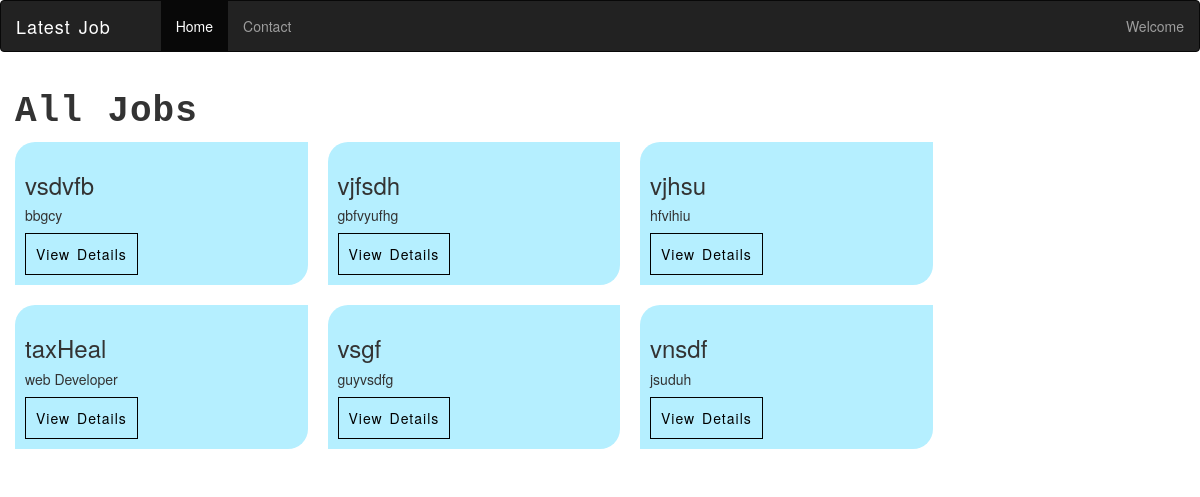
The page / on the database its author committed.
### tables this page shows
CREATE TABLE `company` (
  `code` varchar(200) NOT NULL,
  `name` varchar(200) NOT NULL,
  `title` varchar(100) NOT NULL,
  `description` varchar(1000) NOT NULL
);

### application/controllers/User.php (called while the page is built, shortened)
<?php
class User extends CI_Controller {
	 public function __construct()
	 {
		$this->load->database();
		$this->load->helper('form');
		$this->load->helper('url');
        $this->load->model("All_job");
		$this->load->helper('cookie');
	 }
	public function index()
	{
		$this->load->view('index');
	}
}

### index.php (called while the page is built, shortened)
<?php
require_once BASEPATH.'core/CodeIgniter.php';

### application/views/index.php (the view, shortened to what this page needs)
<!DOCTYPE HTML>
<html>
<head>
<?php $this->load->view("allInOne"); ?>
</head>
<body>
    <?php
        $this->load->view("header");
    ?>
    <div class="container">
        <h1 class="heading">All Jobs</h1>
        <?php
            $query = $this->db->get("company");
            foreach ($query->result() as $row) {
        ?>      <div class="col-sm-3 company-data">
                    <h3><?php echo $row->name ?></h3>
                    <h5><?php echo $row->title ?></h5>
                    <a href="http://localhost/assignment_mvc_php/index.php/User/viewJobDetails/<?php echo $row->code ?>" class="view-button">View Details</a>
                 </div>
        <?php
            }
        ?>
        </div>
</body>
</html>

### application/views/allInOne.php (shortened to what this page needs)
<link rel="stylesheet" href="https://maxcdn.bootstrapcdn.com/bootstrap/3.4.1/css/bootstrap.min.css">
<link href="http://localhost/assignment_mvc_php/css/main.css" rel='stylesheet' type='text/css' />

### application/views/header.php
<nav class="navbar navbar-inverse">
  <div class="container-fluid">
    <div class="navbar-header">
      <a class="navbar-brand" href="#" style="color:white; letter-spacing: 1px; word-spacing: 2px; padding-right: 5rem;">Latest Job</a>
    </div>
    <ul class="nav navbar-nav">
      <li class="active"><a href="http://localhost/assignment_mvc_php/index.php/User/index">Home</a></li>
      <li><a href="http://localhost/assignment_mvc_php/index.php/User/contact">Contact</a></li>
    </ul>
    <ul class="nav navbar-nav navbar-right">
      <li><a href="#"> Welcome</a></li>
    </ul>
  </div>
</nav>

### css/main.css (style rules this page uses)
.heading { letter-spacing: 1px; word-spacing: 2px; font-family: 'Courier New', Courier, monospace; font-weight: bolder; }
.container { width: 100%; }
.company-data { background-color: rgb(181, 239, 255); border-radius: 2rem 0rem; margin-right: 2rem; margin-bottom: 2rem; word-break: break-all; transition: 1s; padding: 1rem; }
.view-button { text-transform: capitalize; letter-spacing: 1px; word-spacing: 2px; display: inline-block; text-decoration: none; background-color: rgb(181, 239, 255); color: black; padding: 1rem; border: 1px solid black; cursor: pointer; }

### rows shown on the page
company: name "vsdvfb", title "bbgcy"
company: name "vjfsdh", title "gbfvyufhg"
company: name "vjhsu", title "hfvihiu"
company: name "taxHeal", title "web Developer"
company: name "vsgf", title "guyvsdfg"
company: name "vnsdf", title "jsuduh"
